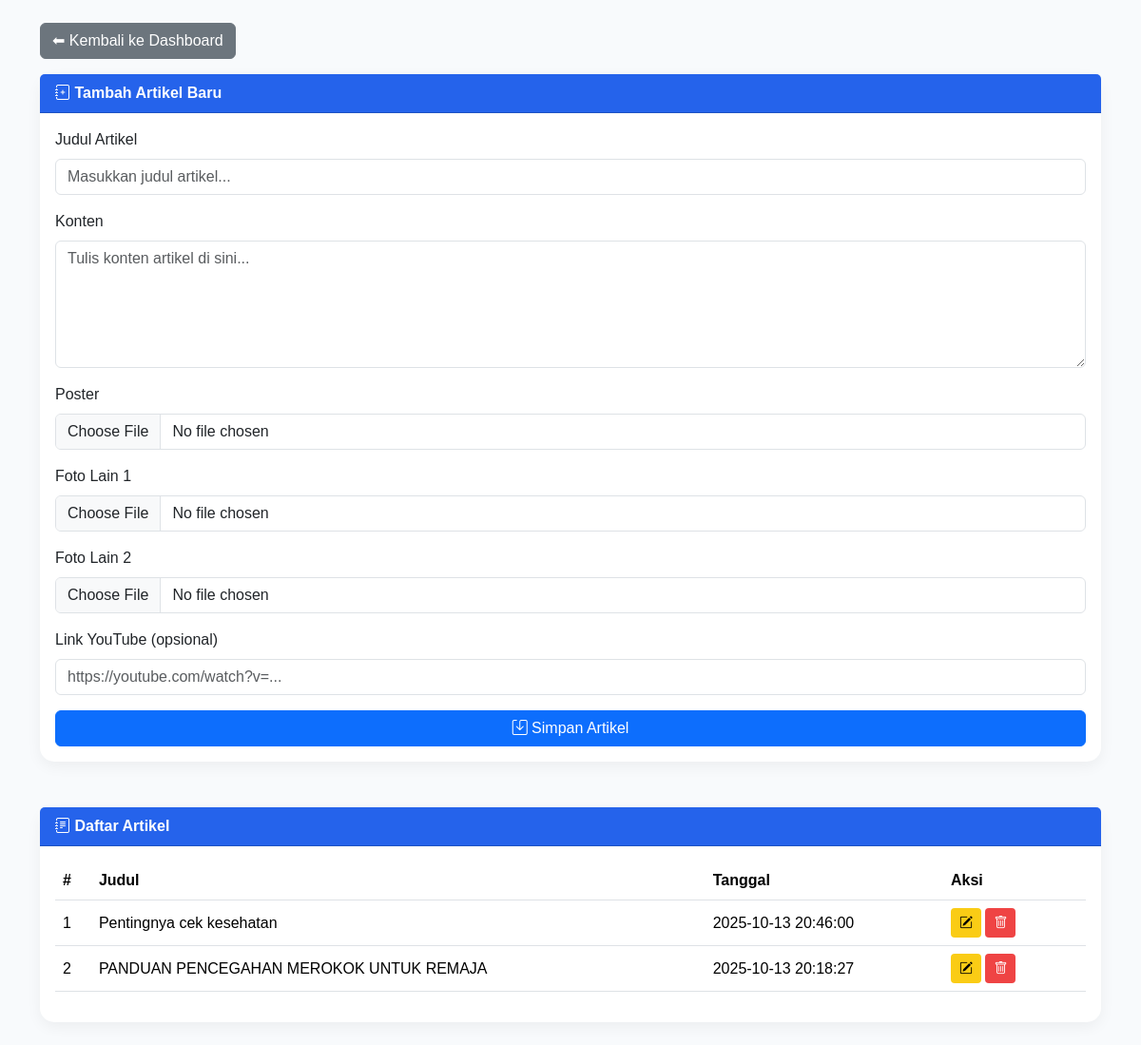
The page /admin/admin_input.php on the database its author committed.
### tables this page shows
CREATE TABLE `artikel` (
  `id` int(11) NOT NULL,
  `judul` varchar(255) NOT NULL,
  `konten` text NOT NULL,
  `poster` varchar(255) DEFAULT NULL,
  `video` varchar(255) DEFAULT NULL,
  `tanggal` datetime DEFAULT current_timestamp(),
  `foto_lain` text DEFAULT NULL
);

### admin/admin_input.php (the view, shortened to what this page needs)
<?php
require_once '../config/db.php';
$artikel = mysqli_query($conn, "SELECT * FROM artikel ORDER BY tanggal DESC");
?>
<!DOCTYPE html>
<html lang="id">
<head>
<link href="https://cdn.jsdelivr.net/npm/bootstrap@5.3.3/dist/css/bootstrap.min.css" rel="stylesheet">
<link href="https://cdn.jsdelivr.net/npm/bootstrap-icons@1.11.3/font/bootstrap-icons.css" rel="stylesheet">
</head>
<body class="p-4">
<div class="container">
  <a class="btn btn-secondary mb-3" href="dashboard.php">⬅ Kembali ke Dashboard</a>
  <div class="card mb-5">
    <div class="card-header"><i class="bi bi-journal-plus"></i> Tambah Artikel Baru</div>
    <div class="card-body">
      <form method="post" enctype="multipart/form-data">
        <div class="mb-3">
          <label class="form-label">Judul Artikel</label>
          <input type="text" name="judul" class="form-control" required placeholder="Masukkan judul artikel...">
        </div>
        <div class="mb-3">
          <label class="form-label">Konten</label>
          <textarea name="konten" class="form-control" rows="5" required placeholder="Tulis konten artikel di sini..."></textarea>
        </div>
        <div class="mb-3">
          <label class="form-label">Poster</label>
          <input type="file" name="poster" class="form-control" onchange="previewImage(this,'previewPoster')">
        </div>
        <div class="mb-3">
          <label class="form-label">Foto Lain 1</label>
          <input type="file" name="foto_lain1" class="form-control" onchange="previewImage(this,'previewFoto1')">
        </div>
        <div class="mb-3">
          <label class="form-label">Foto Lain 2</label>
          <input type="file" name="foto_lain2" class="form-control" onchange="previewImage(this,'previewFoto2')">
        </div>
        <div class="mb-3">
          <label class="form-label">Link YouTube (opsional)</label>
          <input type="text" name="video" class="form-control" placeholder="https://youtube.com/watch?v=...">
        </div>
        <button type="submit" name="simpan" class="btn btn-primary w-100"><i class="bi bi-save"></i> Simpan Artikel</button>
      </form>
    </div>
  </div>
  <div class="card">
    <div class="card-header"><i class="bi bi-journal-text"></i> Daftar Artikel</div>
    <div class="card-body table-responsive">
      <table class="table align-middle">
        <thead>
          <tr>
            <th>#</th>
            <th>Judul</th>
            <th>Tanggal</th>
            <th style="width: 150px;">Aksi</th>
          </tr>
        </thead>
        <tbody>
        <?php $no=1; while($row = mysqli_fetch_assoc($artikel)): ?>
          <tr>
            <td><?= $no++ ?></td>
            <td><?= htmlspecialchars($row['judul']) ?></td>
            <td><?= $row['tanggal'] ?></td>
            <td>
              <button class="btn btn-edit btn-sm" onclick="toggleEdit(<?= $row['id'] ?>)"><i class="bi bi-pencil-square"></i></button>
              <a href="?hapus=<?= $row['id'] ?>" class="btn btn-hapus btn-sm" onclick="return confirm('Yakin hapus artikel ini?')"><i class="bi bi-trash"></i></a>
            </td>
          </tr>
        <?php endwhile; ?>
        </tbody>
      </table>
    </div>
  </div>
</div>
</body>
</html>

### admin/admin_input.php (style rules this page uses)
body { background: #f8fafc; font-family: 'Poppins', sans-serif; }
.card { border: none; border-radius: 15px; box-shadow: 0 5px 15px rgba(0,0,0,0.05); }
.card-header { background: #2563eb; color: white; font-weight: 600; }
.table thead { background: #2563eb; color: white; }
.btn-edit { background: #facc15; color: #000; }
.btn-hapus { background: #ef4444; color: #fff; }

### rows shown on the page
artikel: judul "Pentingnya cek kesehatan", tanggal "2025-10-13 20:46:00"
artikel: judul "PANDUAN PENCEGAHAN MEROKOK UNTUK REMAJA", tanggal "2025-10-13 20:18:27"
